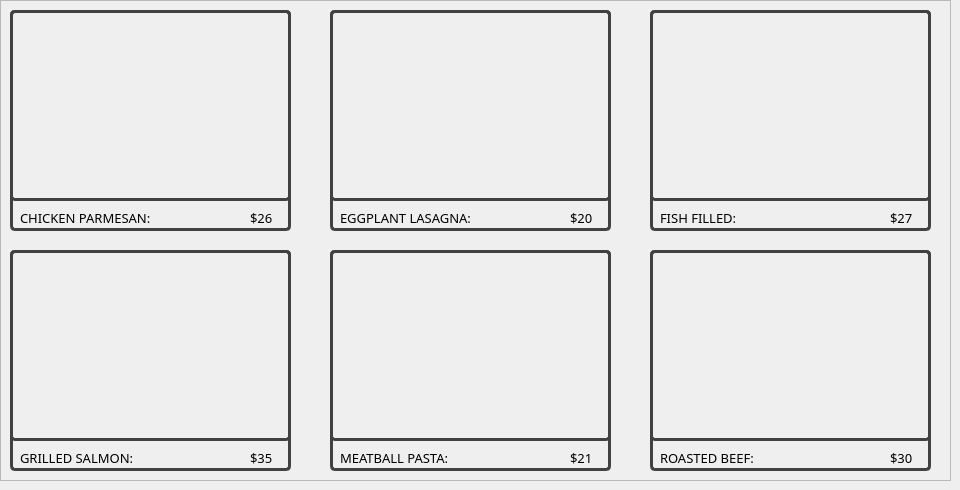
     <widget class="QWidget" name="Main_Course">
      <widget class="QFrame" name="frame_14">
       <property name="geometry">
        <rect>
         <x>0</x>
         <y>0</y>
         <width>951</width>
         <height>481</height>
        </rect>
       </property>
       <property name="styleSheet">
        <string notr="true">
QPushButton {
	background-color: transparent;
	border: 3px solid rgb(65, 64, 66);
	border-radius: 5px;
}
QPushButton:hover {
	border: 2px solid rgb(240, 235, 225);
	background-color: transparent;
}
QPushButton:pressed {	
	background-color: transparent;
	border: 3px solid rgb(65, 64, 66);
	border-radius: 5px;
}</string>
       </property>
       <property name="frameShape">
        <enum>QFrame::StyledPanel</enum>
       </property>
       <property name="frameShadow">
        <enum>QFrame::Raised</enum>
       </property>
       <widget class="QFrame" name="frame_15">
        <property name="geometry">
         <rect>
          <x>10</x>
          <y>250</y>
          <width>281</width>
          <height>191</height>
         </rect>
        </property>
        <property name="font">
         <font>
          <family>MS Outlook</family>
         </font>
        </property>
        <property name="styleSheet">
         <string notr="true">image:url(:/main dishes/images/grilled salmon.png);
border: 3px solid rgb(65, 64, 66);
border-radius: 5px;</string>
        </property>
        <property name="frameShape">
         <enum>QFrame::StyledPanel</enum>
        </property>
        <property name="frameShadow">
         <enum>QFrame::Raised</enum>
        </property>
       </widget>
       <widget class="QFrame" name="frame_16">
        <property name="geometry">
         <rect>
          <x>330</x>
          <y>10</y>
          <width>281</width>
          <height>191</height>
         </rect>
        </property>
        <property name="font">
         <font>
          <family>MS Outlook</family>
         </font>
        </property>
        <property name="styleSheet">
         <string notr="true">image: url(:/main dishes/images/Eggplant Lasagna.png);
border: 3px solid rgb(65, 64, 66);
border-radius: 5px;</string>
        </property>
        <property name="frameShape">
         <enum>QFrame::StyledPanel</enum>
        </property>
        <property name="frameShadow">
         <enum>QFrame::Raised</enum>
        </property>
       </widget>
       <widget class="QLabel" name="label_20">
        <property name="geometry">
         <rect>
          <x>250</x>
          <y>450</y>
          <width>31</width>
          <height>16</height>
         </rect>
        </property>
        <property name="font">
         <font>
          <family>Rockwell Nova Light</family>
          <pointsize>10</pointsize>
         </font>
        </property>
        <property name="text">
         <string>$35</string>
        </property>
       </widget>
       <widget class="QLabel" name="label_21">
        <property name="geometry">
         <rect>
          <x>340</x>
          <y>450</y>
          <width>171</width>
          <height>16</height>
         </rect>
        </property>
        <property name="font">
         <font>
          <family>Rockwell Nova</family>
          <pointsize>10</pointsize>
         </font>
        </property>
        <property name="text">
         <string>MEATBALL PASTA:</string>
        </property>
       </widget>
       <widget class="QFrame" name="frame_17">
        <property name="geometry">
         <rect>
          <x>650</x>
          <y>10</y>
          <width>281</width>
          <height>191</height>
         </rect>
        </property>
        <property name="font">
         <font>
          <family>MS Outlook</family>
         </font>
        </property>
        <property name="styleSheet">
         <string notr="true">image:url(:/main dishes/images/Fish Filled.png);
border: 3px solid rgb(65, 64, 66);
border-radius: 5px;</string>
        </property>
        <property name="frameShape">
         <enum>QFrame::StyledPanel</enum>
        </property>
        <property name="frameShadow">
         <enum>QFrame::Raised</enum>
        </property>
       </widget>
       <widget class="QLabel" name="label_22">
        <property name="geometry">
         <rect>
          <x>20</x>
          <y>450</y>
          <width>221</width>
          <height>16</height>
         </rect>
        </property>
        <property name="font">
         <font>
          <family>Rockwell Nova</family>
          <pointsize>10</pointsize>
         </font>
        </property>
        <property name="text">
         <string>GRILLED SALMON:</string>
        </property>
       </widget>
       <widget class="QLabel" name="label_23">
        <property name="geometry">
         <rect>
          <x>20</x>
          <y>210</y>
          <width>201</width>
          <height>16</height>
         </rect>
        </property>
        <property name="font">
         <font>
          <family>Rockwell Nova</family>
          <pointsize>10</pointsize>
         </font>
        </property>
        <property name="text">
         <string>CHICKEN PARMESAN:</string>
        </property>
       </widget>
       <widget class="QLabel" name="label_24">
        <property name="geometry">
         <rect>
          <x>250</x>
          <y>210</y>
          <width>31</width>
          <height>16</height>
         </rect>
        </property>
        <property name="font">
         <font>
          <family>Rockwell Nova Light</family>
          <pointsize>10</pointsize>
         </font>
        </property>
        <property name="text">
         <string>$26</string>
        </property>
       </widget>
       <widget class="QLabel" name="label_25">
        <property name="geometry">
         <rect>
          <x>570</x>
          <y>450</y>
          <width>31</width>
          <height>16</height>
         </rect>
        </property>
        <property name="font">
         <font>
          <family>Rockwell Nova Light</family>
          <pointsize>10</pointsize>
         </font>
        </property>
        <property name="text">
         <string>$21</string>
        </property>
       </widget>
       <widget class="QFrame" name="frame_18">
        <property name="geometry">
         <rect>
          <x>330</x>
          <y>250</y>
          <width>281</width>
          <height>191</height>
         </rect>
        </property>
        <property name="font">
         <font>
          <family>MS Outlook</family>
         </font>
        </property>
        <property name="styleSheet">
         <string notr="true">image:url(:/main dishes/images/meatball pasta.png);
border: 3px solid rgb(65, 64, 66);
border-radius: 5px;</string>
        </property>
        <property name="frameShape">
         <enum>QFrame::StyledPanel</enum>
        </property>
        <property name="frameShadow">
         <enum>QFrame::Raised</enum>
        </property>
       </widget>
       <widget class="QLabel" name="label_26">
        <property name="geometry">
         <rect>
          <x>660</x>
          <y>450</y>
          <width>141</width>
          <height>16</height>
         </rect>
        </property>
        <property name="font">
         <font>
          <family>Rockwell Nova</family>
          <pointsize>10</pointsize>
         </font>
        </property>
        <property name="text">
         <string>ROASTED BEEF:</string>
        </property>
       </widget>
       <widget class="QFrame" name="frame_19">
        <property name="geometry">
         <rect>
          <x>650</x>
          <y>250</y>
          <width>281</width>
          <height>191</height>
         </rect>
        </property>
        <property name="font">
         <font>
          <family>MS Outlook</family>
         </font>
        </property>
        <property name="styleSheet">
         <string notr="true">image: url(:/main dishes/images/roasted beef.png);
border: 3px solid rgb(65, 64, 66);
border-radius: 5px;</string>
        </property>
        <property name="frameShape">
         <enum>QFrame::StyledPanel</enum>
        </property>
        <property name="frameShadow">
         <enum>QFrame::Raised</enum>
        </property>
       </widget>
       <widget class="QLabel" name="label_27">
        <property name="geometry">
         <rect>
          <x>570</x>
          <y>210</y>
          <width>31</width>
          <height>16</height>
         </rect>
        </property>
        <property name="font">
         <font>
          <family>Rockwell Nova Light</family>
          <pointsize>10</pointsize>
         </font>
        </property>
        <property name="text">
         <string>$20</string>
        </property>
       </widget>
       <widget class="QLabel" name="label_28">
        <property name="geometry">
         <rect>
          <x>890</x>
          <y>210</y>
          <width>31</width>
          <height>16</height>
         </rect>
        </property>
        <property name="font">
         <font>
          <family>Rockwell Nova Light</family>
          <pointsize>10</pointsize>
         </font>
        </property>
        <property name="text">
         <string>$27</string>
        </property>
       </widget>
       <widget class="QLabel" name="label_29">
        <property name="geometry">
         <rect>
          <x>890</x>
          <y>450</y>
          <width>31</width>
          <height>16</height>
         </rect>
        </property>
        <property name="font">
         <font>
          <family>Rockwell Nova Light</family>
          <pointsize>10</pointsize>
         </font>
        </property>
        <property name="text">
         <string>$30</string>
        </property>
       </widget>
       <widget class="QLabel" name="label_30">
        <property name="geometry">
         <rect>
          <x>660</x>
          <y>210</y>
          <width>151</width>
          <height>16</height>
         </rect>
        </property>
        <property name="font">
         <font>
          <family>Rockwell Nova</family>
          <pointsize>10</pointsize>
         </font>
        </property>
        <property name="text">
         <string>FISH FILLED:</string>
        </property>
       </widget>
       <widget class="QFrame" name="frame_20">
        <property name="geometry">
         <rect>
          <x>10</x>
          <y>10</y>
          <width>281</width>
          <height>191</height>
         </rect>
        </property>
        <property name="font">
         <font>
          <family>MS Outlook</family>
         </font>
        </property>
        <property name="styleSheet">
         <string notr="true">image: url(:/main dishes/images/Chicken Parmesan.png);
border: 3px solid rgb(65, 64, 66);
border-radius: 5px;</string>
        </property>
        <property name="frameShape">
         <enum>QFrame::StyledPanel</enum>
        </property>
        <property name="frameShadow">
         <enum>QFrame::Raised</enum>
        </property>
       </widget>
       <widget class="QLabel" name="label_31">
        <property name="geometry">
         <rect>
          <x>340</x>
          <y>210</y>
          <width>221</width>
          <height>16</height>
         </rect>
        </property>
        <property name="font">
         <font>
          <family>Rockwell Nova</family>
          <pointsize>10</pointsize>
         </font>
        </property>
        <property name="text">
         <string>EGGPLANT LASAGNA:</string>
        </property>
       </widget>
       <widget class="QPushButton" name="pushButton_17">
        <property name="geometry">
         <rect>
          <x>330</x>
          <y>10</y>
          <width>281</width>
          <height>221</height>
         </rect>
        </property>
        <property name="styleSheet">
         <string notr="true"/>
        </property>
        <property name="text">
         <string/>
        </property>
       </widget>
       <widget class="QPushButton" name="pushButton_18">
        <property name="geometry">
         <rect>
          <x>330</x>
          <y>250</y>
          <width>281</width>
          <height>221</height>
         </rect>
        </property>
        <property name="styleSheet">
         <string notr="true"/>
        </property>
        <property name="text">
         <string/>
        </property>
       </widget>
       <widget class="QPushButton" name="pushButton_19">
        <property name="geometry">
         <rect>
          <x>650</x>
          <y>250</y>
          <width>281</width>
          <height>221</height>
         </rect>
        </property>
        <property name="styleSheet">
         <string notr="true"/>
        </property>
        <property name="text">
         <string/>
        </property>
       </widget>
       <widget class="QPushButton" name="pushButton_20">
        <property name="geometry">
         <rect>
          <x>10</x>
          <y>250</y>
          <width>281</width>
          <height>221</height>
         </rect>
        </property>
        <property name="styleSheet">
         <string notr="true"/>
        </property>
        <property name="text">
         <string/>
        </property>
       </widget>
       <widget class="QPushButton" name="pushButton_21">
        <property name="geometry">
         <rect>
          <x>650</x>
          <y>10</y>
          <width>281</width>
          <height>221</height>
         </rect>
        </property>
        <property name="styleSheet">
         <string notr="true"/>
        </property>
        <property name="text">
         <string/>
        </property>
       </widget>
       <widget class="QPushButton" name="pushButton_22">
        <property name="geometry">
         <rect>
          <x>10</x>
          <y>10</y>
          <width>281</width>
          <height>221</height>
         </rect>
        </property>
        <property name="styleSheet">
         <string notr="true"/>
        </property>
        <property name="text">
         <string/>
        </property>
       </widget>
       <zorder>pushButton_18</zorder>
       <zorder>pushButton_21</zorder>
       <zorder>pushButton_19</zorder>
       <zorder>pushButton_17</zorder>
       <zorder>frame_15</zorder>
       <zorder>label_20</zorder>
       <zorder>label_21</zorder>
       <zorder>frame_17</zorder>
       <zorder>label_22</zorder>
       <zorder>label_23</zorder>
       <zorder>label_24</zorder>
       <zorder>label_25</zorder>
       <zorder>frame_18</zorder>
       <zorder>label_26</zorder>
       <zorder>frame_19</zorder>
       <zorder>label_27</zorder>
       <zorder>label_28</zorder>
       <zorder>label_29</zorder>
       <zorder>label_30</zorder>
       <zorder>frame_20</zorder>
       <zorder>label_31</zorder>
       <zorder>pushButton_22</zorder>
       <zorder>pushButton_20</zorder>
       <zorder>frame_16</zorder>
      </widget>
     </widget>
